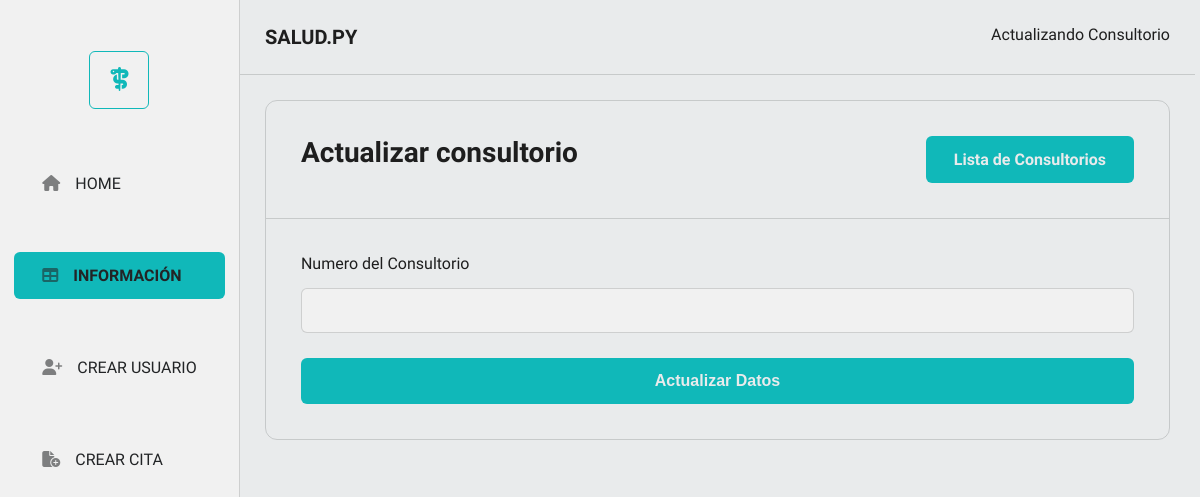
Page /consultorios/update/5 on the earlier database version.
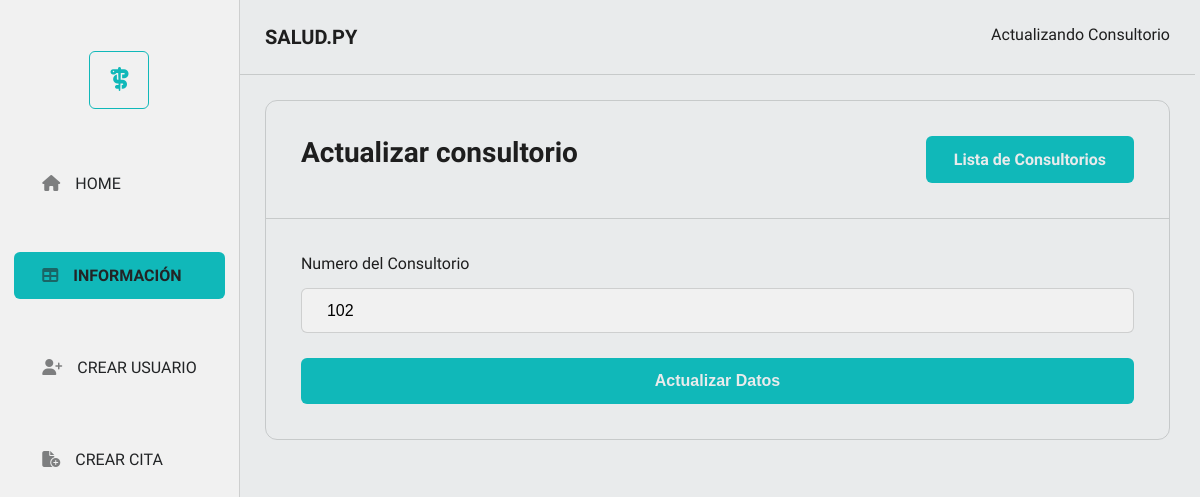
Same page on the later database version.
### app/models.py (models this page shows)
class Consultorio(db.Model):
    __tablename__ = 'consultorios'
    id= db.Column(db.Integer, primary_key = True)
    numero = db.Column(db.Integer)
    citas = db.relationship("Cita" , backref = "consultorio" )

### app/routes.py (the view)
@app.route('/consultorios/update/<int:id>', methods = ['GET', 'POST'])
def update_consultorio(id):
    consultorio_update = Consultorio.query.get(id)
    if(request.method == 'GET'):
        return render_template('consultorios/consultorio_update.html', consultorio_update = consultorio_update)
    elif(request.method == 'POST'):
        consultorio_update.numero = request.form['nConsultorio']
        db.session.commit()
        flash('Consultorio Actualizado', 'upgrade')
        return redirect('/consultorios')

### app/templates/consultorios/consultorio_update.html (shortened to what this page needs)
<!DOCTYPE html>
<html lang="en">
  <head>
    <link rel="stylesheet" href="{{ url_for('static', filename='styles.css' )}}">
    <link rel="stylesheet" href="{{ url_for('static', filename='navs/menuLeft.css')}}">
    <link rel="stylesheet" href="{{ url_for('static', filename = 'forms/formCrear.css')}}">
    <link rel="stylesheet" href="{{url_for('static', filename='modals/messages.css')}}">
  </head>
  <body>
    <section class="sectionHomeTable">
      <section class="navLeft">
        <div class="logoNav"><span><i class="fa-solid fa-staff-snake"></i></span></div>
        <div class="navMenuLeft">
          <ul>
            <li><a class="botonLineNone" href="http://127.0.0.1:5000/"><span><i class="fa-solid fa-house"></i></span>HOME</a></li>
            <li><a class="botonPrimary" href="http://127.0.0.1:5000/medicos"><span><i class="fa-solid fa-table"></i></span>INFORMACIÓN</a></li>
            <li><a class="botonLineNone" href="http://127.0.0.1:5000/medicos/create"><span><i class="fa-solid fa-user-plus"></i></span>CREAR USUARIO</a></li>
            <li><a class="botonLineNone" href="http://127.0.0.1:5000/citas/create"><span><i class="fa-solid fa-file-circle-plus"></i></span>CREAR CITA</a></li>
          </ul>
        </div>
      </section>
      <section class="contenidoRight">
        <nav>
          <div class="headerRight">
            <h3>SALUD.PY</h3>
            <p>Actualizando Consultorio</p>
          </div>
        </nav>
        <section class="sectionForm">
          <article class="articleForm">
            <nav class="navForm">
              <h3 class="titleForm" >Actualizar consultorio</h3>
              <a  class="botonPrimary" href="http://127.0.0.1:5000/consultorios">Lista de Consultorios</a>
            </nav>
            <form method="post" action="/consultorios/update/{{consultorio_update.id}}" class="formPrimary">
              <div>
                <label for="consultorio">Numero del Consultorio</label>
                <input type="text" name="nConsultorio" value="{{consultorio_update.numero}}" id="consultorio" required>
              </div>
               <button type="submit" class="botonPrimary botonForm">Actualizar Datos</button>
            </form>
          </article>
        </section>
      </section>
    </section>
  </body>
</html>

Differences in the rows shown:
added Consultorio: nConsultorio "102"
